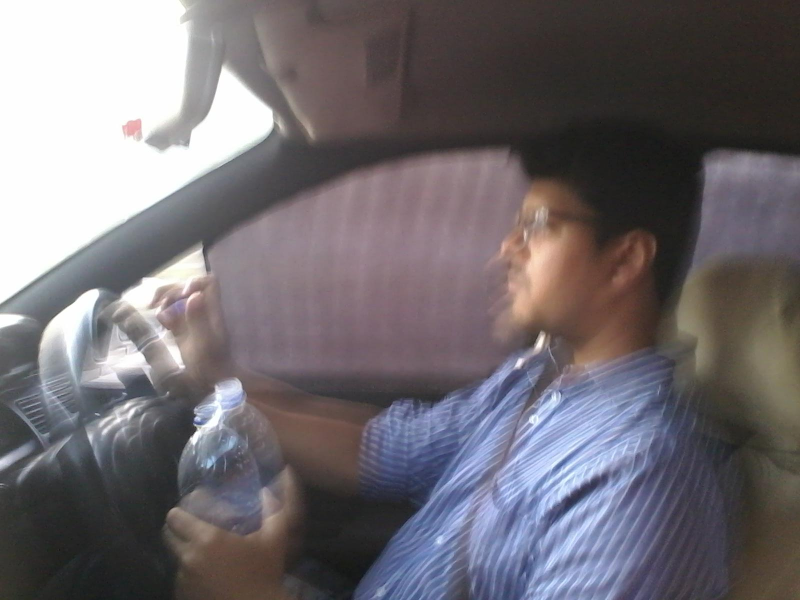
%> input picture 20170512_183929.jpg, 1600 x 1200 px (shown at 1/2 size)
$ octave --eval "result = getSkinRegion(imread('20170512_183929.jpg'));"   (GNU Octave 9; MATLAB toolbox functions it lacks are replaced by stand-ins)
%> lines starting %> are read from the running program, lines starting %| are printed output that depends on the picture; in (x1, y1, x2, y2) boxes, pixels count from 0 and x2, y2 are one past the last pixel; in counts of white or black regions, pixels touching at a corner belong together; the program's own positions count from 1
function [ a ] = getSkinRegion( RGB )
%GETSKINREGION Summary of this function goes here
%   Detailed explanation goes here
a = RGB;
%> a is the input picture: size 1200x1600x3 uint8; mean R, G, B 113.3, 108.2, 113.3
[r c p] = size(a);
%> r = 1200; c = 1600; p = 3
 HSV=rgb2hsv(a); % change the rgb to hsb color space
%> HSV: size 1200x1600x3 double; mean H, S, V 0.413, 0.155, 0.476
h =HSV(:,:,1); s =HSV(:,:,2); v =HSV(:,:,3); d=zeros(r,c);
%> after `h =HSV(:,:,1)`:
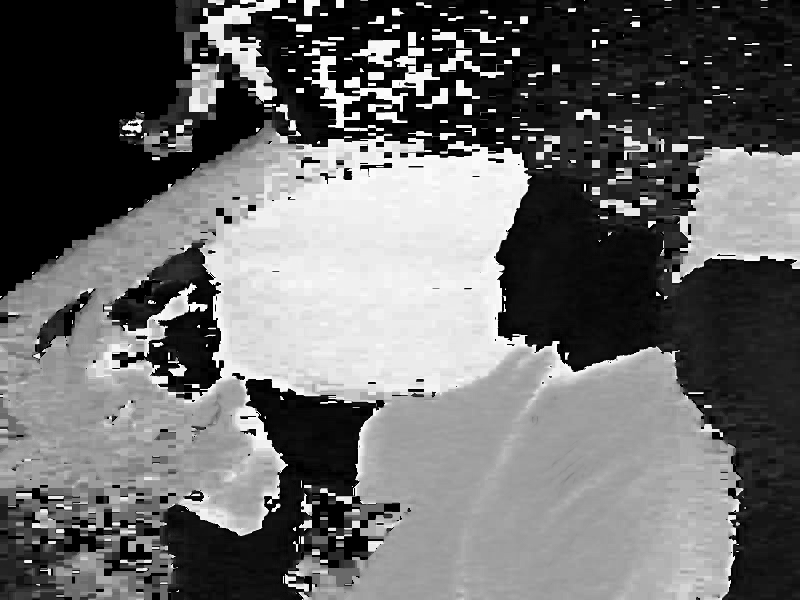
%> h: size 1200x1600 double (shown at 1/2 size); min 0, max 0.997, mean 0.413
%> after `s =HSV(:,:,2)`:
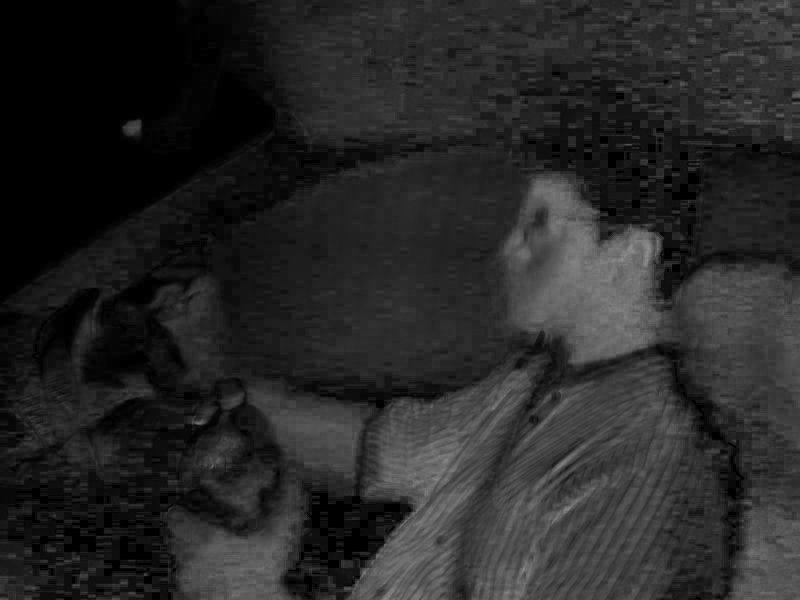
%> s: size 1200x1600 double (shown at 1/2 size); min 0, max 0.633, mean 0.155
%> after `v =HSV(:,:,3)`:
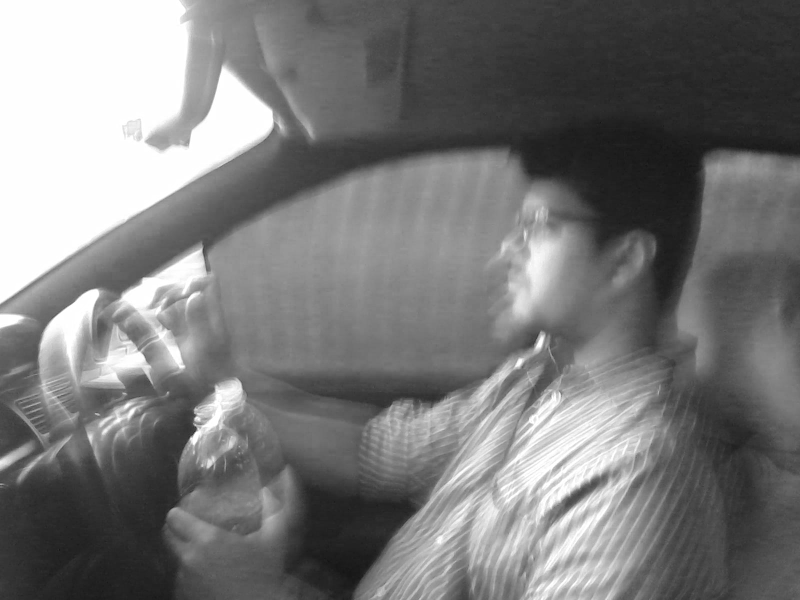
%> v: size 1200x1600 double (shown at 1/2 size); min 0.051, max 1, mean 0.476
 for i=1:r;
    for j=1:c;
        if ((h(i,j)<.25)&&((s(i,j)<.68)&& (s(i,j)>0.106)));
            d(i,j)=1;
            O=i-100;
           K=j-640;
         end
    end
 end
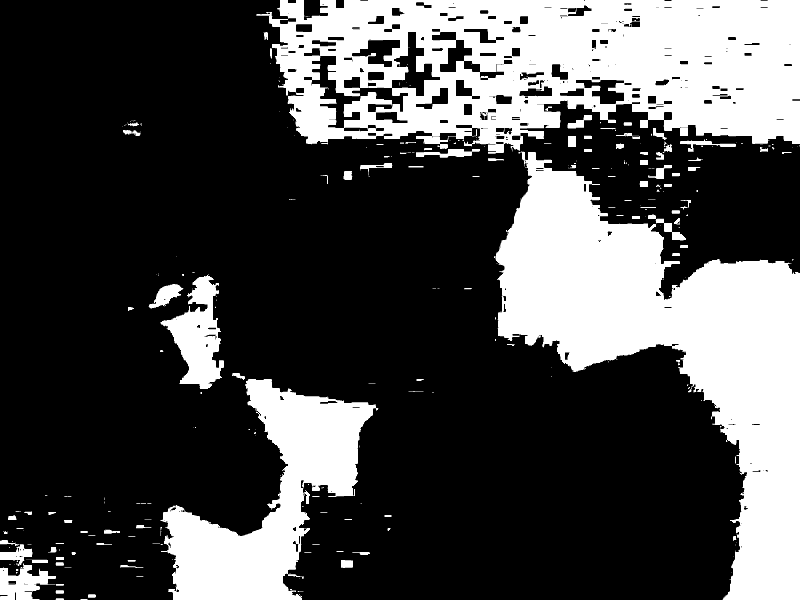
%> d: size 1200x1600 double (shown at 1/2 size); values 0 (black) and 1 (white), 29.4% white; 316 white regions (202 under 20 px), largest, box (x1, y1, x2, y2) and area: (513, 0, 1600, 308) 231639, (988, 303, 1600, 1200) 218318, (321, 758, 757, 1200) 78274
%> after the loop, K = 960; O = 1100
   for i=1:r;
        for j=1:c;
            F=d(i,j);
            if F~=1;
                a(i,j,1)=0;
                  a(i,j,2)=0;
                  a(i,j,3)=0;
            end
        end
   end
%> a: size 1200x1600x3 uint8; mean H, S, V 24.3, 20.5, 18.3
figure, imshow(a)
BW = im2bw(a, 0.2);
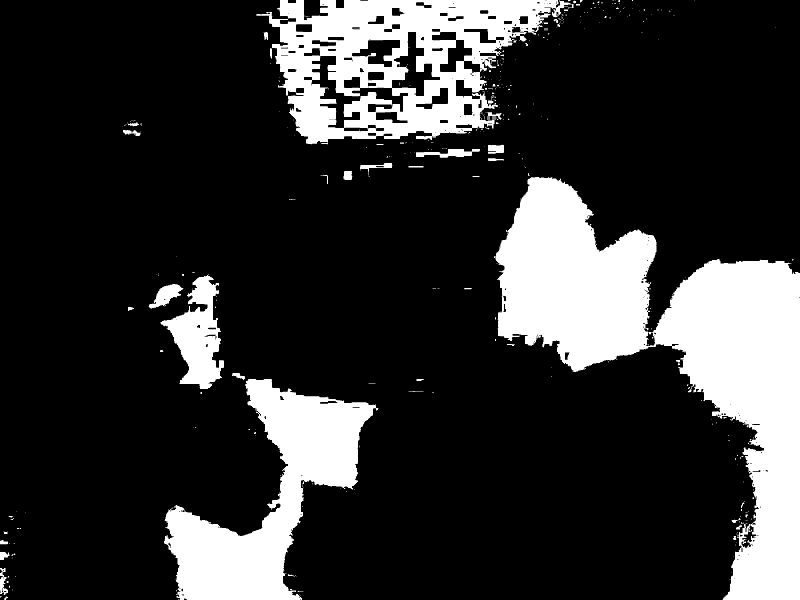
%> BW: size 1200x1600 logical (shown at 1/2 size); 19.9% white; 367 white regions (315 under 20 px), largest, box (x1, y1, x2, y2) and area: (988, 354, 1600, 1200) 196082, (513, 0, 1147, 289) 90396, (328, 758, 757, 1200) 73621
figure, imshow(BW)
end
